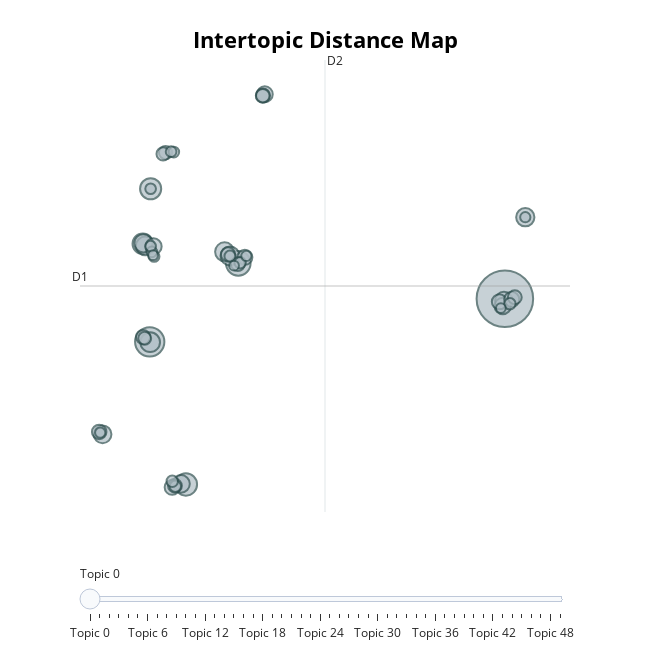

This figure's notebook cell:
### Code cell
topic_model.visualize_topics()

### Figure 1 — Plotly figure (JSON) as saved in the notebook; plotly's stock layout.template omitted (floating-point values rounded to 4 significant figures; data arrays with more than 128 entries replaced by an {"elided": "..."} marker saying what was removed)
{"data": [{"customdata": {"elided": "50x3 mixed values"}, "hovertemplate": "<b>Topic %{customdata[0]}</b><br>Words: %{customdata[1]}<br>Size: %{customdata[2]}", "legendgroup": "", "marker": {"color": "#B0BEC5", "line": {"color": "DarkSlateGrey", "width": 2}, "size": [365, 98, 69, 57, 51, 48, 44, 41, 41, 40, 38, 38, 36, 36, 35, 31, 30, 29, 26, 26, 26, 26, 24, 23, 23, 23, 22, 22, 22, 21, 20, 20, 19, 15, 15, 15, 15, 14, 13, 13, 13, 13, 13, 13, 12, 12, 12, 11, 11, 11], "sizemode": "area", "sizeref": 0.2281, "symbol": "circle"}, "mode": "markers", "name": "", "orientation": "v", "showlegend": false, "type": "scatter", "x": [16.4, -4.576, 0.654, -2.441, -4.522, -4.986, -4.55, -0.1536, 0.1646, -4.84, 17.61, -4.948, 16.35, -7.362, -2.725, 16.28, -4.351, 2.22, 1.042, 16.08, 16.81, -3.249, -7.56, -4.968, 0.05046, 2.111, -3.086, 16.99, 0.6283, 2.099, -3.64, -3.786, -4.872, 0.765, -3.063, 16.7, -3.245, 0.1646, -4.316, -4.522, -3.155, -3.314, -4.45, -4.522, 17.61, -7.501, 1.13, 16.16, -4.382, 0.4033], "xaxis": "x", "y": [1.951, -1.583, 4.854, -13.27, 10.97, 6.456, -1.609, 5.799, 5.459, 6.281, 8.634, 6.499, 1.789, -9.164, -13.22, 1.364, 6.24, 18.71, 5.349, 1.703, 1.903, -13.5, -8.965, -1.191, 5.583, 18.61, -13.38, 2.073, 4.788, 18.59, 13.93, 13.82, -1.287, 4.904, -13.42, 1.539, -13.02, 5.445, 5.419, 10.97, 13.98, 14.01, 5.794, 6.258, 8.634, -9.025, 5.458, 1.186, 5.52, 4.666], "yaxis": "y"}], "layout": {"annotations": [{"showarrow": false, "text": "D1", "x": -8.694, "y": 2.996, "yshift": 10}, {"showarrow": false, "text": "D2", "x": 5.776, "xshift": 10, "y": 21.52}], "height": 650, "hoverlabel": {"bgcolor": "white", "font": {"family": "Rockwell", "size": 16}}, "legend": {"itemsizing": "constant", "tracegroupgap": 0}, "margin": {"t": 60}, "shapes": [{"line": {"color": "#CFD8DC", "width": 2}, "type": "line", "x0": 5.776, "x1": 5.776, "y0": -15.53, "y1": 21.52}, {"line": {"color": "#9E9E9E", "width": 2}, "type": "line", "x0": -8.694, "x1": 20.25, "y0": 2.996, "y1": 2.996}], "sliders": [{"active": 0, "pad": {"t": 50}, "steps": [{"args": [{"marker.color": [["red", "#B0BEC5", "#B0BEC5", "#B0BEC5", "#B0BEC5", "#B0BEC5", "#B0BEC5", "#B0BEC5", "#B0BEC5", "#B0BEC5", "#B0BEC5", "#B0BEC5", "#B0BEC5", "#B0BEC5", "#B0BEC5", "#B0BEC5", "#B0BEC5", "#B0BEC5", "#B0BEC5", "#B0BEC5", "#B0BEC5", "#B0BEC5", "#B0BEC5", "#B0BEC5", "#B0BEC5", "#B0BEC5", "#B0BEC5", "#B0BEC5", "#B0BEC5", "#B0BEC5", "#B0BEC5", "#B0BEC5", "#B0BEC5", "#B0BEC5", "#B0BEC5", "#B0BEC5", "#B0BEC5", "#B0BEC5", "#B0BEC5", "#B0BEC5", "#B0BEC5", "#B0BEC5", "#B0BEC5", "#B0BEC5", "#B0BEC5", "#B0BEC5", "#B0BEC5", "#B0BEC5", "#B0BEC5", "#B0BEC5"]]}], "label": "Topic 0", "method": "update"}, {"args": [{"marker.color": [["#B0BEC5", "red", "#B0BEC5", "#B0BEC5", "#B0BEC5", "#B0BEC5", "#B0BEC5", "#B0BEC5", "#B0BEC5", "#B0BEC5", "#B0BEC5", "#B0BEC5", "#B0BEC5", "#B0BEC5", "#B0BEC5", "#B0BEC5", "#B0BEC5", "#B0BEC5", "#B0BEC5", "#B0BEC5", "#B0BEC5", "#B0BEC5", "#B0BEC5", "#B0BEC5", "#B0BEC5", "#B0BEC5", "#B0BEC5", "#B0BEC5", "#B0BEC5", "#B0BEC5", "#B0BEC5", "#B0BEC5", "#B0BEC5", "#B0BEC5", "#B0BEC5", "#B0BEC5", "#B0BEC5", "#B0BEC5", "#B0BEC5", "#B0BEC5", "#B0BEC5", "#B0BEC5", "#B0BEC5", "#B0BEC5", "#B0BEC5", "#B0BEC5", "#B0BEC5", "#B0BEC5", "#B0BEC5", "#B0BEC5"]]}], "label": "Topic 1", "method": "update"}, {"args": [{"marker.color": [["#B0BEC5", "#B0BEC5", "red", "#B0BEC5", "#B0BEC5", "#B0BEC5", "#B0BEC5", "#B0BEC5", "#B0BEC5", "#B0BEC5", "#B0BEC5", "#B0BEC5", "#B0BEC5", "#B0BEC5", "#B0BEC5", "#B0BEC5", "#B0BEC5", "#B0BEC5", "#B0BEC5", "#B0BEC5", "#B0BEC5", "#B0BEC5", "#B0BEC5", "#B0BEC5", "#B0BEC5", "#B0BEC5", "#B0BEC5", "#B0BEC5", "#B0BEC5", "#B0BEC5", "#B0BEC5", "#B0BEC5", "#B0BEC5", "#B0BEC5", "#B0BEC5", "#B0BEC5", "#B0BEC5", "#B0BEC5", "#B0BEC5", "#B0BEC5", "#B0BEC5", "#B0BEC5", "#B0BEC5", "#B0BEC5", "#B0BEC5", "#B0BEC5", "#B0BEC5", "#B0BEC5", "#B0BEC5", "#B0BEC5"]]}], "label": "Topic 2", "method": "update"}, {"args": [{"marker.color": [["#B0BEC5", "#B0BEC5", "#B0BEC5", "red", "#B0BEC5", "#B0BEC5", "#B0BEC5", "#B0BEC5", "#B0BEC5", "#B0BEC5", "#B0BEC5", "#B0BEC5", "#B0BEC5", "#B0BEC5", "#B0BEC5", "#B0BEC5", "#B0BEC5", "#B0BEC5", "#B0BEC5", "#B0BEC5", "#B0BEC5", "#B0BEC5", "#B0BEC5", "#B0BEC5", "#B0BEC5", "#B0BEC5", "#B0BEC5", "#B0BEC5", "#B0BEC5", "#B0BEC5", "#B0BEC5", "#B0BEC5", "#B0BEC5", "#B0BEC5", "#B0BEC5", "#B0BEC5", "#B0BEC5", "#B0BEC5", "#B0BEC5", "#B0BEC5", "#B0BEC5", "#B0BEC5", "#B0BEC5", "#B0BEC5", "#B0BEC5", "#B0BEC5", "#B0BEC5", "#B0BEC5", "#B0BEC5", "#B0BEC5"]]}], "label": "Topic 3", "method": "update"}, {"args": [{"marker.color": [["#B0BEC5", "#B0BEC5", "#B0BEC5", "#B0BEC5", "red", "#B0BEC5", "#B0BEC5", "#B0BEC5", "#B0BEC5", "#B0BEC5", "#B0BEC5", "#B0BEC5", "#B0BEC5", "#B0BEC5", "#B0BEC5", "#B0BEC5", "#B0BEC5", "#B0BEC5", "#B0BEC5", "#B0BEC5", "#B0BEC5", "#B0BEC5", "#B0BEC5", "#B0BEC5", "#B0BEC5", "#B0BEC5", "#B0BEC5", "#B0BEC5", "#B0BEC5", "#B0BEC5", "#B0BEC5", "#B0BEC5", "#B0BEC5", "#B0BEC5", "#B0BEC5", "#B0BEC5", "#B0BEC5", "#B0BEC5", "#B0BEC5", "#B0BEC5", "#B0BEC5", "#B0BEC5", "#B0BEC5", "#B0BEC5", "#B0BEC5", "#B0BEC5", "#B0BEC5", "#B0BEC5", "#B0BEC5", "#B0BEC5"]]}], "label": "Topic 4", "method": "update"}, {"args": [{"marker.color": [["#B0BEC5", "#B0BEC5", "#B0BEC5", "#B0BEC5", "#B0BEC5", "red", "#B0BEC5", "#B0BEC5", "#B0BEC5", "#B0BEC5", "#B0BEC5", "#B0BEC5", "#B0BEC5", "#B0BEC5", "#B0BEC5", "#B0BEC5", "#B0BEC5", "#B0BEC5", "#B0BEC5", "#B0BEC5", "#B0BEC5", "#B0BEC5", "#B0BEC5", "#B0BEC5", "#B0BEC5", "#B0BEC5", "#B0BEC5", "#B0BEC5", "#B0BEC5", "#B0BEC5", "#B0BEC5", "#B0BEC5", "#B0BEC5", "#B0BEC5", "#B0BEC5", "#B0BEC5", "#B0BEC5", "#B0BEC5", "#B0BEC5", "#B0BEC5", "#B0BEC5", "#B0BEC5", "#B0BEC5", "#B0BEC5", "#B0BEC5", "#B0BEC5", "#B0BEC5", "#B0BEC5", "#B0BEC5", "#B0BEC5"]]}], "label": "Topic 5", "method": "update"}, {"args": [{"marker.color": [["#B0BEC5", "#B0BEC5", "#B0BEC5", "#B0BEC5", "#B0BEC5", "#B0BEC5", "red", "#B0BEC5", "#B0BEC5", "#B0BEC5", "#B0BEC5", "#B0BEC5", "#B0BEC5", "#B0BEC5", "#B0BEC5", "#B0BEC5", "#B0BEC5", "#B0BEC5", "#B0BEC5", "#B0BEC5", "#B0BEC5", "#B0BEC5", "#B0BEC5", "#B0BEC5", "#B0BEC5", "#B0BEC5", "#B0BEC5", "#B0BEC5", "#B0BEC5", "#B0BEC5", "#B0BEC5", "#B0BEC5", "#B0BEC5", "#B0BEC5", "#B0BEC5", "#B0BEC5", "#B0BEC5", "#B0BEC5", "#B0BEC5", "#B0BEC5", "#B0BEC5", "#B0BEC5", "#B0BEC5", "#B0BEC5", "#B0BEC5", "#B0BEC5", "#B0BEC5", "#B0BEC5", "#B0BEC5", "#B0BEC5"]]}], "label": "Topic 6", "method": "update"}, {"args": [{"marker.color": [["#B0BEC5", "#B0BEC5", "#B0BEC5", "#B0BEC5", "#B0BEC5", "#B0BEC5", "#B0BEC5", "red", "#B0BEC5", "#B0BEC5", "#B0BEC5", "#B0BEC5", "#B0BEC5", "#B0BEC5", "#B0BEC5", "#B0BEC5", "#B0BEC5", "#B0BEC5", "#B0BEC5", "#B0BEC5", "#B0BEC5", "#B0BEC5", "#B0BEC5", "#B0BEC5", "#B0BEC5", "#B0BEC5", "#B0BEC5", "#B0BEC5", "#B0BEC5", "#B0BEC5", "#B0BEC5", "#B0BEC5", "#B0BEC5", "#B0BEC5", "#B0BEC5", "#B0BEC5", "#B0BEC5", "#B0BEC5", "#B0BEC5", "#B0BEC5", "#B0BEC5", "#B0BEC5", "#B0BEC5", "#B0BEC5", "#B0BEC5", "#B0BEC5", "#B0BEC5", "#B0BEC5", "#B0BEC5", "#B0BEC5"]]}], "label": "Topic 7", "method": "update"}, {"args": [{"marker.color": [["#B0BEC5", "#B0BEC5", "#B0BEC5", "#B0BEC5", "#B0BEC5", "#B0BEC5", "#B0BEC5", "#B0BEC5", "red", "#B0BEC5", "#B0BEC5", "#B0BEC5", "#B0BEC5", "#B0BEC5", "#B0BEC5", "#B0BEC5", "#B0BEC5", "#B0BEC5", "#B0BEC5", "#B0BEC5", "#B0BEC5", "#B0BEC5", "#B0BEC5", "#B0BEC5", "#B0BEC5", "#B0BEC5", "#B0BEC5", "#B0BEC5", "#B0BEC5", "#B0BEC5", "#B0BEC5", "#B0BEC5", "#B0BEC5", "#B0BEC5", "#B0BEC5", "#B0BEC5", "#B0BEC5", "#B0BEC5", "#B0BEC5", "#B0BEC5", "#B0BEC5", "#B0BEC5", "#B0BEC5", "#B0BEC5", "#B0BEC5", "#B0BEC5", "#B0BEC5", "#B0BEC5", "#B0BEC5", "#B0BEC5"]]}], "label": "Topic 8", "method": "update"}, {"args": [{"marker.color": [["#B0BEC5", "#B0BEC5", "#B0BEC5", "#B0BEC5", "#B0BEC5", "#B0BEC5", "#B0BEC5", "#B0BEC5", "#B0BEC5", "red", "#B0BEC5", "#B0BEC5", "#B0BEC5", "#B0BEC5", "#B0BEC5", "#B0BEC5", "#B0BEC5", "#B0BEC5", "#B0BEC5", "#B0BEC5", "#B0BEC5", "#B0BEC5", "#B0BEC5", "#B0BEC5", "#B0BEC5", "#B0BEC5", "#B0BEC5", "#B0BEC5", "#B0BEC5", "#B0BEC5", "#B0BEC5", "#B0BEC5", "#B0BEC5", "#B0BEC5", "#B0BEC5", "#B0BEC5", "#B0BEC5", "#B0BEC5", "#B0BEC5", "#B0BEC5", "#B0BEC5", "#B0BEC5", "#B0BEC5", "#B0BEC5", "#B0BEC5", "#B0BEC5", "#B0BEC5", "#B0BEC5", "#B0BEC5", "#B0BEC5"]]}], "label": "Topic 9", "method": "update"}, {"args": [{"marker.color": [["#B0BEC5", "#B0BEC5", "#B0BEC5", "#B0BEC5", "#B0BEC5", "#B0BEC5", "#B0BEC5", "#B0BEC5", "#B0BEC5", "#B0BEC5", "red", "#B0BEC5", "#B0BEC5", "#B0BEC5", "#B0BEC5", "#B0BEC5", "#B0BEC5", "#B0BEC5", "#B0BEC5", "#B0BEC5", "#B0BEC5", "#B0BEC5", "#B0BEC5", "#B0BEC5", "#B0BEC5", "#B0BEC5", "#B0BEC5", "#B0BEC5", "#B0BEC5", "#B0BEC5", "#B0BEC5", "#B0BEC5", "#B0BEC5", "#B0BEC5", "#B0BEC5", "#B0BEC5", "#B0BEC5", "#B0BEC5", "#B0BEC5", "#B0BEC5", "#B0BEC5", "#B0BEC5", "#B0BEC5", "#B0BEC5", "#B0BEC5", "#B0BEC5", "#B0BEC5", "#B0BEC5", "#B0BEC5", "#B0BEC5"]]}], "label": "Topic 10", "method": "update"}, {"args": [{"marker.color": [["#B0BEC5", "#B0BEC5", "#B0BEC5", "#B0BEC5", "#B0BEC5", "#B0BEC5", "#B0BEC5", "#B0BEC5", "#B0BEC5", "#B0BEC5", "#B0BEC5", "red", "#B0BEC5", "#B0BEC5", "#B0BEC5", "#B0BEC5", "#B0BEC5", "#B0BEC5", "#B0BEC5", "#B0BEC5", "#B0BEC5", "#B0BEC5", "#B0BEC5", "#B0BEC5", "#B0BEC5", "#B0BEC5", "#B0BEC5", "#B0BEC5", "#B0BEC5", "#B0BEC5", "#B0BEC5", "#B0BEC5", "#B0BEC5", "#B0BEC5", "#B0BEC5", "#B0BEC5", "#B0BEC5", "#B0BEC5", "#B0BEC5", "#B0BEC5", "#B0BEC5", "#B0BEC5", "#B0BEC5", "#B0BEC5", "#B0BEC5", "#B0BEC5", "#B0BEC5", "#B0BEC5", "#B0BEC5", "#B0BEC5"]]}], "label": "Topic 11", "method": "update"}, {"args": [{"marker.color": [["#B0BEC5", "#B0BEC5", "#B0BEC5", "#B0BEC5", "#B0BEC5", "#B0BEC5", "#B0BEC5", "#B0BEC5", "#B0BEC5", "#B0BEC5", "#B0BEC5", "#B0BEC5", "red", "#B0BEC5", "#B0BEC5", "#B0BEC5", "#B0BEC5", "#B0BEC5", "#B0BEC5", "#B0BEC5", "#B0BEC5", "#B0BEC5", "#B0BEC5", "#B0BEC5", "#B0BEC5", "#B0BEC5", "#B0BEC5", "#B0BEC5", "#B0BEC5", "#B0BEC5", "#B0BEC5", "#B0BEC5", "#B0BEC5", "#B0BEC5", "#B0BEC5", "#B0BEC5", "#B0BEC5", "#B0BEC5", "#B0BEC5", "#B0BEC5", "#B0BEC5", "#B0BEC5", "#B0BEC5", "#B0BEC5", "#B0BEC5", "#B0BEC5", "#B0BEC5", "#B0BEC5", "#B0BEC5", "#B0BEC5"]]}], "label": "Topic 12", "method": "update"}, {"args": [{"marker.color": [["#B0BEC5", "#B0BEC5", "#B0BEC5", "#B0BEC5", "#B0BEC5", "#B0BEC5", "#B0BEC5", "#B0BEC5", "#B0BEC5", "#B0BEC5", "#B0BEC5", "#B0BEC5", "#B0BEC5", "red", "#B0BEC5", "#B0BEC5", "#B0BEC5", "#B0BEC5", "#B0BEC5", "#B0BEC5", "#B0BEC5", "#B0BEC5", "#B0BEC5", "#B0BEC5", "#B0BEC5", "#B0BEC5", "#B0BEC5", "#B0BEC5", "#B0BEC5", "#B0BEC5", "#B0BEC5", "#B0BEC5", "#B0BEC5", "#B0BEC5", "#B0BEC5", "#B0BEC5", "#B0BEC5", "#B0BEC5", "#B0BEC5", "#B0BEC5", "#B0BEC5", "#B0BEC5", "#B0BEC5", "#B0BEC5", "#B0BEC5", "#B0BEC5", "#B0BEC5", "#B0BEC5", "#B0BEC5", "#B0BEC5"]]}], "label": "Topic 13", "method": "update"}, {"args": [{"marker.color": [["#B0BEC5", "#B0BEC5", "#B0BEC5", "#B0BEC5", "#B0BEC5", "#B0BEC5", "#B0BEC5", "#B0BEC5", "#B0BEC5", "#B0BEC5", "#B0BEC5", "#B0BEC5", "#B0BEC5", "#B0BEC5", "red", "#B0BEC5", "#B0BEC5", "#B0BEC5", "#B0BEC5", "#B0BEC5", "#B0BEC5", "#B0BEC5", "#B0BEC5", "#B0BEC5", "#B0BEC5", "#B0BEC5", "#B0BEC5", "#B0BEC5", "#B0BEC5", "#B0BEC5", "#B0BEC5", "#B0BEC5", "#B0BEC5", "#B0BEC5", "#B0BEC5", "#B0BEC5", "#B0BEC5", "#B0BEC5", "#B0BEC5", "#B0BEC5", "#B0BEC5", "#B0BEC5", "#B0BEC5", "#B0BEC5", "#B0BEC5", "#B0BEC5", "#B0BEC5", "#B0BEC5", "#B0BEC5", "#B0BEC5"]]}], "label": "Topic 14", "method": "update"}, {"args": [{"marker.color": [["#B0BEC5", "#B0BEC5", "#B0BEC5", "#B0BEC5", "#B0BEC5", "#B0BEC5", "#B0BEC5", "#B0BEC5", "#B0BEC5", "#B0BEC5", "#B0BEC5", "#B0BEC5", "#B0BEC5", "#B0BEC5", "#B0BEC5", "red", "#B0BEC5", "#B0BEC5", "#B0BEC5", "#B0BEC5", "#B0BEC5", "#B0BEC5", "#B0BEC5", "#B0BEC5", "#B0BEC5", "#B0BEC5", "#B0BEC5", "#B0BEC5", "#B0BEC5", "#B0BEC5", "#B0BEC5", "#B0BEC5", "#B0BEC5", "#B0BEC5", "#B0BEC5", "#B0BEC5", "#B0BEC5", "#B0BEC5", "#B0BEC5", "#B0BEC5", "#B0BEC5", "#B0BEC5", "#B0BEC5", "#B0BEC5", "#B0BEC5", "#B0BEC5", "#B0BEC5", "#B0BEC5", "#B0BEC5", "#B0BEC5"]]}], "label": "Topic 15", "method": "update"}, {"args": [{"marker.color": [["#B0BEC5", "#B0BEC5", "#B0BEC5", "#B0BEC5", "#B0BEC5", "#B0BEC5", "#B0BEC5", "#B0BEC5", "#B0BEC5", "#B0BEC5", "#B0BEC5", "#B0BEC5", "#B0BEC5", "#B0BEC5", "#B0BEC5", "#B0BEC5", "red", "#B0BEC5", "#B0BEC5", "#B0BEC5", "#B0BEC5", "#B0BEC5", "#B0BEC5", "#B0BEC5", "#B0BEC5", "#B0BEC5", "#B0BEC5", "#B0BEC5", "#B0BEC5", "#B0BEC5", "#B0BEC5", "#B0BEC5", "#B0BEC5", "#B0BEC5", "#B0BEC5", "#B0BEC5", "#B0BEC5", "#B0BEC5", "#B0BEC5", "#B0BEC5", "#B0BEC5", "#B0BEC5", "#B0BEC5", "#B0BEC5", "#B0BEC5", "#B0BEC5", "#B0BEC5", "#B0BEC5", "#B0BEC5", "#B0BEC5"]]}], "label": "Topic 16", "method": "update"}, {"args": [{"marker.color": [["#B0BEC5", "#B0BEC5", "#B0BEC5", "#B0BEC5", "#B0BEC5", "#B0BEC5", "#B0BEC5", "#B0BEC5", "#B0BEC5", "#B0BEC5", "#B0BEC5", "#B0BEC5", "#B0BEC5", "#B0BEC5", "#B0BEC5", "#B0BEC5", "#B0BEC5", "red", "#B0BEC5", "#B0BEC5", "#B0BEC5", "#B0BEC5", "#B0BEC5", "#B0BEC5", "#B0BEC5", "#B0BEC5", "#B0BEC5", "#B0BEC5", "#B0BEC5", "#B0BEC5", "#B0BEC5", "#B0BEC5", "#B0BEC5", "#B0BEC5", "#B0BEC5", "#B0BEC5", "#B0BEC5", "#B0BEC5", "#B0BEC5", "#B0BEC5", "#B0BEC5", "#B0BEC5", "#B0BEC5", "#B0BEC5", "#B0BEC5", "#B0BEC5", "#B0BEC5", "#B0BEC5", "#B0BEC5", "#B0BEC5"]]}], "label": "Topic 17", "method": "update"}, {"args": [{"marker.color": [["#B0BEC5", "#B0BEC5", "#B0BEC5", "#B0BEC5", "#B0BEC5", "#B0BEC5", "#B0BEC5", "#B0BEC5", "#B0BEC5", "#B0BEC5", "#B0BEC5", "#B0BEC5", "#B0BEC5", "#B0BEC5", "#B0BEC5", "#B0BEC5", "#B0BEC5", "#B0BEC5", "red", "#B0BEC5", "#B0BEC5", "#B0BEC5", "#B0BEC5", "#B0BEC5", "#B0BEC5", "#B0BEC5", "#B0BEC5", "#B0BEC5", "#B0BEC5", "#B0BEC5", "#B0BEC5", "#B0BEC5", "#B0BEC5", "#B0BEC5", "#B0BEC5", "#B0BEC5", "#B0BEC5", "#B0BEC5", "#B0BEC5", "#B0BEC5", "#B0BEC5", "#B0BEC5", "#B0BEC5", "#B0BEC5", "#B0BEC5", "#B0BEC5", "#B0BEC5", "#B0BEC5", "#B0BEC5", "#B0BEC5"]]}], "label": "Topic 18", "method": "update"}, {"args": [{"marker.color": [["#B0BEC5", "#B0BEC5", "#B0BEC5", "#B0BEC5", "#B0BEC5", "#B0BEC5", "#B0BEC5", "#B0BEC5", "#B0BEC5", "#B0BEC5", "#B0BEC5", "#B0BEC5", "#B0BEC5", "#B0BEC5", "#B0BEC5", "#B0BEC5", "#B0BEC5", "#B0BEC5", "#B0BEC5", "red", "#B0BEC5", "#B0BEC5", "#B0BEC5", "#B0BEC5", "#B0BEC5", "#B0BEC5", "#B0BEC5", "#B0BEC5", "#B0BEC5", "#B0BEC5", "#B0BEC5", "#B0BEC5", "#B0BEC5", "#B0BEC5", "#B0BEC5", "#B0BEC5", "#B0BEC5", "#B0BEC5", "#B0BEC5", "#B0BEC5", "#B0BEC5", "#B0BEC5", "#B0BEC5", "#B0BEC5", "#B0BEC5", "#B0BEC5", "#B0BEC5", "#B0BEC5", "#B0BEC5", "#B0BEC5"]]}], "label": "Topic 19", "method": "update"}, {"args": [{"marker.color": [["#B0BEC5", "#B0BEC5", "#B0BEC5", "#B0BEC5", "#B0BEC5", "#B0BEC5", "#B0BEC5", "#B0BEC5", "#B0BEC5", "#B0BEC5", "#B0BEC5", "#B0BEC5", "#B0BEC5", "#B0BEC5", "#B0BEC5", "#B0BEC5", "#B0BEC5", "#B0BEC5", "#B0BEC5", "#B0BEC5", "red", "#B0BEC5", "#B0BEC5", "#B0BEC5", "#B0BEC5", "#B0BEC5", "#B0BEC5", "#B0BEC5", "#B0BEC5", "#B0BEC5", "#B0BEC5", "#B0BEC5", "#B0BEC5", "#B0BEC5", "#B0BEC5", "#B0BEC5", "#B0BEC5", "#B0BEC5", "#B0BEC5", "#B0BEC5", "#B0BEC5", "#B0BEC5", "#B0BEC5", "#B0BEC5", "#B0BEC5", "#B0BEC5", "#B0BEC5", "#B0BEC5", "#B0BEC5", "#B0BEC5"]]}], "label": "Topic 20", "method": "update"}, {"args": [{"marker.color": [["#B0BEC5", "#B0BEC5", "#B0BEC5", "#B0BEC5", "#B0BEC5", "#B0BEC5", "#B0BEC5", "#B0BEC5", "#B0BEC5", "#B0BEC5", "#B0BEC5", "#B0BEC5", "#B0BEC5", "#B0BEC5", "#B0BEC5", "#B0BEC5", "#B0BEC5", "#B0BEC5", "#B0BEC5", "#B0BEC5", "#B0BEC5", "red", "#B0BEC5", "#B0BEC5", "#B0BEC5", "#B0BEC5", "#B0BEC5", "#B0BEC5", "#B0BEC5", "#B0BEC5", "#B0BEC5", "#B0BEC5", "#B0BEC5", "#B0BEC5", "#B0BEC5", "#B0BEC5", "#B0BEC5", "#B0BEC5", "#B0BEC5", "#B0BEC5", "#B0BEC5", "#B0BEC5", "#B0BEC5", "#B0BEC5", "#B0BEC5", "#B0BEC5", "#B0BEC5", "#B0BEC5", "#B0BEC5", "#B0BEC5"]]}], "label": "Topic 21", "method": "update"}, {"args": [{"marker.color": [["#B0BEC5", "#B0BEC5", "#B0BEC5", "#B0BEC5", "#B0BEC5", "#B0BEC5", "#B0BEC5", "#B0BEC5", "#B0BEC5", "#B0BEC5", "#B0BEC5", "#B0BEC5", "#B0BEC5", "#B0BEC5", "#B0BEC5", "#B0BEC5", "#B0BEC5", "#B0BEC5", "#B0BEC5", "#B0BEC5", "#B0BEC5", "#B0BEC5", "red", "#B0BEC5", "#B0BEC5", "#B0BEC5", "#B0BEC5", "#B0BEC5", "#B0BEC5", "#B0BEC5", "#B0BEC5", "#B0BEC5", "#B0BEC5", "#B0BEC5", "#B0BEC5", "#B0BEC5", "#B0BEC5", "#B0BEC5", "#B0BEC5", "#B0BEC5", "#B0BEC5", "#B0BEC5", "#B0BEC5", "#B0BEC5", "#B0BEC5", "#B0BEC5", "#B0BEC5", "#B0BEC5", "#B0BEC5", "#B0BEC5"]]}], "label": "Topic 22", "method": "update"}, {"args": [{"marker.color": [["#B0BEC5", "#B0BEC5", "#B0BEC5", "#B0BEC5", "#B0BEC5", "#B0BEC5", "#B0BEC5", "#B0BEC5", "#B0BEC5", "#B0BEC5", "#B0BEC5", "#B0BEC5", "#B0BEC5", "#B0BEC5", "#B0BEC5", "#B0BEC5", "#B0BEC5", "#B0BEC5", "#B0BEC5", "#B0BEC5", "#B0BEC5", "#B0BEC5", "#B0BEC5", "red", "#B0BEC5", "#B0BEC5", "#B0BEC5", "#B0BEC5", "#B0BEC5", "#B0BEC5", "#B0BEC5", "#B0BEC5", "#B0BEC5", "#B0BEC5", "#B0BEC5", "#B0BEC5", "#B0BEC5", "#B0BEC5", "#B0BEC5", "#B0BEC5", "#B0BEC5", "#B0BEC5", "#B0BEC5", "#B0BEC5", "#B0BEC5", "#B0BEC5", "#B0BEC5", "#B0BEC5", "#B0BEC5", "#B0BEC5"]]}], "label": "Topic 23", "method": "update"}, {"args": [{"marker.color": [["#B0BEC5", "#B0BEC5", "#B0BEC5", "#B0BEC5", "#B0BEC5", "#B0BEC5", "#B0BEC5", "#B0BEC5", "#B0BEC5", "#B0BEC5", "#B0BEC5", "#B0BEC5", "#B0BEC5", "#B0BEC5", "#B0BEC5", "#B0BEC5", "#B0BEC5", "#B0BEC5", "#B0BEC5", "#B0BEC5", "#B0BEC5", "#B0BEC5", "#B0BEC5", "#B0BEC5", "red", "#B0BEC5", "#B0BEC5", "#B0BEC5", "#B0BEC5", "#B0BEC5", "#B0BEC5", "#B0BEC5", "#B0BEC5", "#B0BEC5", "#B0BEC5", "#B0BEC5", "#B0BEC5", "#B0BEC5", "#B0BEC5", "#B0BEC5", "#B0BEC5", "#B0BEC5", "#B0BEC5", "#B0BEC5", "#B0BEC5", "#B0BEC5", "#B0BEC5", "#B0BEC5", "#B0BEC5", "#B0BEC5"]]}], "label": "Topic 24", "method": "update"}, {"args": [{"marker.color": [["#B0BEC5", "#B0BEC5", "#B0BEC5", "#B0BEC5", "#B0BEC5", "#B0BEC5", "#B0BEC5", "#B0BEC5", "#B0BEC5", "#B0BEC5", "#B0BEC5", "#B0BEC5", "#B0BEC5", "#B0BEC5", "#B0BEC5", "#B0BEC5", "#B0BEC5", "#B0BEC5", "#B0BEC5", "#B0BEC5", "#B0BEC5", "#B0BEC5", "#B0BEC5", "#B0BEC5", "#B0BEC5", "red", "#B0BEC5", "#B0BEC5", "#B0BEC5", "#B0BEC5", "#B0BEC5", "#B0BEC5", "#B0BEC5", "#B0BEC5", "#B0BEC5", "#B0BEC5", "#B0BEC5", "#B0BEC5", "#B0BEC5", "#B0BEC5", "#B0BEC5", "#B0BEC5", "#B0BEC5", "#B0BEC5", "#B0BEC5", "#B0BEC5", "#B0BEC5", "#B0BEC5", "#B0BEC5", "#B0BEC5"]]}], "label": "Topic 25", "method": "update"}, {"args": [{"marker.color": [["#B0BEC5", "#B0BEC5", "#B0BEC5", "#B0BEC5", "#B0BEC5", "#B0BEC5", "#B0BEC5", "#B0BEC5", "#B0BEC5", "#B0BEC5", "#B0BEC5", "#B0BEC5", "#B0BEC5", "#B0BEC5", "#B0BEC5", "#B0BEC5", "#B0BEC5", "#B0BEC5", "#B0BEC5", "#B0BEC5", "#B0BEC5", "#B0BEC5", "#B0BEC5", "#B0BEC5", "#B0BEC5", "#B0BEC5", "red", "#B0BEC5", "#B0BEC5", "#B0BEC5", "#B0BEC5", "#B0BEC5", "#B0BEC5", "#B0BEC5", "#B0BEC5", "#B0BEC5", "#B0BEC5", "#B0BEC5", "#B0BEC5", "#B0BEC5", "#B0BEC5", "#B0BEC5", "#B0BEC5", "#B0BEC5", "#B0BEC5", "#B0BEC5", "#B0BEC5", "#B0BEC5", "#B0BEC5", "#B0BEC5"]]}], "label": "Topic 26", "method": "update"}, {"args": [{"marker.color": [["#B0BEC5", "#B0BEC5", "#B0BEC5", "#B0BEC5", "#B0BEC5", "#B0BEC5", "#B0BEC5", "#B0BEC5", "#B0BEC5", "#B0BEC5", "#B0BEC5", "#B0BEC5", "#B0BEC5", "#B0BEC5", "#B0BEC5", "#B0BEC5", "#B0BEC5", "#B0BEC5", "#B0BEC5", "#B0BEC5", "#B0BEC5", "#B0BEC5", "#B0BEC5", "#B0BEC5", "#B0BEC5", "#B0BEC5", "#B0BEC5", "red", "#B0BEC5", "#B0BEC5", "#B0BEC5", "#B0BEC5", "#B0BEC5", "#B0BEC5", "#B0BEC5", "#B0BEC5", "#B0BEC5", "#B0BEC5", "#B0BEC5", "#B0BEC5", "#B0BEC5", "#B0BEC5", "#B0BEC5", "#B0BEC5", "#B0BEC5", "#B0BEC5", "#B0BEC5", "#B0BEC5", "#B0BEC5", "#B0BEC5"]]}], "label": "Topic 27", "method": "update"}, {"args": [{"marker.color": [["#B0BEC5", "#B0BEC5", "#B0BEC5", "#B0BEC5", "#B0BEC5", "#B0BEC5", "#B0BEC5", "#B0BEC5", "#B0BEC5", "#B0BEC5", "#B0BEC5", "#B0BEC5", "#B0BEC5", "#B0BEC5", "#B0BEC5", "#B0BEC5", "#B0BEC5", "#B0BEC5", "#B0BEC5", "#B0BEC5", "#B0BEC5", "#B0BEC5", "#B0BEC5", "#B0BEC5", "#B0BEC5", "#B0BEC5", "#B0BEC5", "#B0BEC5", "red", "#B0BEC5", "#B0BEC5", "#B0BEC5", "#B0BEC5", "#B0BEC5", "#B0BEC5", "#B0BEC5", "#B0BEC5", "#B0BEC5", "#B0BEC5", "#B0BEC5", "#B0BEC5", "#B0BEC5", "#B0BEC5", "#B0BEC5", "#B0BEC5", "#B0BEC5", "#B0BEC5", "#B0BEC5", "#B0BEC5", "#B0BEC5"]]}], "label": "Topic 28", "method": "update"}, {"args": [{"marker.color": [["#B0BEC5", "#B0BEC5", "#B0BEC5", "#B0BEC5", "#B0BEC5", "#B0BEC5", "#B0BEC5", "#B0BEC5", "#B0BEC5", "#B0BEC5", "#B0BEC5", "#B0BEC5", "#B0BEC5", "#B0BEC5", "#B0BEC5", "#B0BEC5", "#B0BEC5", "#B0BEC5", "#B0BEC5", "#B0BEC5", "#B0BEC5", "#B0BEC5", "#B0BEC5", "#B0BEC5", "#B0BEC5", "#B0BEC5", "#B0BEC5", "#B0BEC5", "#B0BEC5", "red", "#B0BEC5", "#B0BEC5", "#B0BEC5", "#B0BEC5", "#B0BEC5", "#B0BEC5", "#B0BEC5", "#B0BEC5", "#B0BEC5", "#B0BEC5", "#B0BEC5", "#B0BEC5", "#B0BEC5", "#B0BEC5", "#B0BEC5", "#B0BEC5", "#B0BEC5", "#B0BEC5", "#B0BEC5", "#B0BEC5"]]}], "label": "Topic 29", "method": "update"}, {"args": [{"marker.color": [["#B0BEC5", "#B0BEC5", "#B0BEC5", "#B0BEC5", "#B0BEC5", "#B0BEC5", "#B0BEC5", "#B0BEC5", "#B0BEC5", "#B0BEC5", "#B0BEC5", "#B0BEC5", "#B0BEC5", "#B0BEC5", "#B0BEC5", "#B0BEC5", "#B0BEC5", "#B0BEC5", "#B0BEC5", "#B0BEC5", "#B0BEC5", "#B0BEC5", "#B0BEC5", "#B0BEC5", "#B0BEC5", "#B0BEC5", "#B0BEC5", "#B0BEC5", "#B0BEC5", "#B0BEC5", "red", "#B0BEC5", "#B0BEC5", "#B0BEC5", "#B0BEC5", "#B0BEC5", "#B0BEC5", "#B0BEC5", "#B0BEC5", "#B0BEC5", "#B0BEC5", "#B0BEC5", "#B0BEC5", "#B0BEC5", "#B0BEC5", "#B0BEC5", "#B0BEC5", "#B0BEC5", "#B0BEC5", "#B0BEC5"]]}], "label": "Topic 30", "method": "update"}, {"args": [{"marker.color": [["#B0BEC5", "#B0BEC5", "#B0BEC5", "#B0BEC5", "#B0BEC5", "#B0BEC5", "#B0BEC5", "#B0BEC5", "#B0BEC5", "#B0BEC5", "#B0BEC5", "#B0BEC5", "#B0BEC5", "#B0BEC5", "#B0BEC5", "#B0BEC5", "#B0BEC5", "#B0BEC5", "#B0BEC5", "#B0BEC5", "#B0BEC5", "#B0BEC5", "#B0BEC5", "#B0BEC5", "#B0BEC5", "#B0BEC5", "#B0BEC5", "#B0BEC5", "#B0BEC5", "#B0BEC5", "#B0BEC5", "red", "#B0BEC5", "#B0BEC5", "#B0BEC5", "#B0BEC5", "#B0BEC5", "#B0BEC5", "#B0BEC5", "#B0BEC5", "#B0BEC5", "#B0BEC5", "#B0BEC5", "#B0BEC5", "#B0BEC5", "#B0BEC5", "#B0BEC5", "#B0BEC5", "#B0BEC5", "#B0BEC5"]]}], "label": "Topic 31", "method": "update"}, {"args": [{"marker.color": [["#B0BEC5", "#B0BEC5", "#B0BEC5", "#B0BEC5", "#B0BEC5", "#B0BEC5", "#B0BEC5", "#B0BEC5", "#B0BEC5", "#B0BEC5", "#B0BEC5", "#B0BEC5", "#B0BEC5", "#B0BEC5", "#B0BEC5", "#B0BEC5", "#B0BEC5", "#B0BEC5", "#B0BEC5", "#B0BEC5", "#B0BEC5", "#B0BEC5", "#B0BEC5", "#B0BEC5", "#B0BEC5", "#B0BEC5", "#B0BEC5", "#B0BEC5", "#B0BEC5", "#B0BEC5", "#B0BEC5", "#B0BEC5", "red", "#B0BEC5", "#B0BEC5", "#B0BEC5", "#B0BEC5", "#B0BEC5", "#B0BEC5", "#B0BEC5", "#B0BEC5", "#B0BEC5", "#B0BEC5", "#B0BEC5", "#B0BEC5", "#B0BEC5", "#B0BEC5", "#B0BEC5", "#B0BEC5", "#B0BEC5"]]}], "label": "Topic 32", "method": "update"}, {"args": [{"marker.color": [["#B0BEC5", "#B0BEC5", "#B0BEC5", "#B0BEC5", "#B0BEC5", "#B0BEC5", "#B0BEC5", "#B0BEC5", "#B0BEC5", "#B0BEC5", "#B0BEC5", "#B0BEC5", "#B0BEC5", "#B0BEC5", "#B0BEC5", "#B0BEC5", "#B0BEC5", "#B0BEC5", "#B0BEC5", "#B0BEC5", "#B0BEC5", "#B0BEC5", "#B0BEC5", "#B0BEC5", "#B0BEC5", "#B0BEC5", "#B0BEC5", "#B0BEC5", "#B0BEC5", "#B0BEC5", "#B0BEC5", "#B0BEC5", "#B0BEC5", "red", "#B0BEC5", "#B0BEC5", "#B0BEC5", "#B0BEC5", "#B0BEC5", "#B0BEC5", "#B0BEC5", "#B0BEC5", "#B0BEC5", "#B0BEC5", "#B0BEC5", "#B0BEC5", "#B0BEC5", "#B0BEC5", "#B0BEC5", "#B0BEC5"]]}], "label": "Topic 33", "method": "update"}, {"args": [{"marker.color": [["#B0BEC5", "#B0BEC5", "#B0BEC5", "#B0BEC5", "#B0BEC5", "#B0BEC5", "#B0BEC5", "#B0BEC5", "#B0BEC5", "#B0BEC5", "#B0BEC5", "#B0BEC5", "#B0BEC5", "#B0BEC5", "#B0BEC5", "#B0BEC5", "#B0BEC5", "#B0BEC5", "#B0BEC5", "#B0BEC5", "#B0BEC5", "#B0BEC5", "#B0BEC5", "#B0BEC5", "#B0BEC5", "#B0BEC5", "#B0BEC5", "#B0BEC5", "#B0BEC5", "#B0BEC5", "#B0BEC5", "#B0BEC5", "#B0BEC5", "#B0BEC5", "red", "#B0BEC5", "#B0BEC5", "#B0BEC5", "#B0BEC5", "#B0BEC5", "#B0BEC5", "#B0BEC5", "#B0BEC5", "#B0BEC5", "#B0BEC5", "#B0BEC5", "#B0BEC5", "#B0BEC5", "#B0BEC5", "#B0BEC5"]]}], "label": "Topic 34", "method": "update"}, {"args": [{"marker.color": [["#B0BEC5", "#B0BEC5", "#B0BEC5", "#B0BEC5", "#B0BEC5", "#B0BEC5", "#B0BEC5", "#B0BEC5", "#B0BEC5", "#B0BEC5", "#B0BEC5", "#B0BEC5", "#B0BEC5", "#B0BEC5", "#B0BEC5", "#B0BEC5", "#B0BEC5", "#B0BEC5", "#B0BEC5", "#B0BEC5", "#B0BEC5", "#B0BEC5", "#B0BEC5", "#B0BEC5", "#B0BEC5", "#B0BEC5", "#B0BEC5", "#B0BEC5", "#B0BEC5", "#B0BEC5", "#B0BEC5", "#B0BEC5", "#B0BEC5", "#B0BEC5", "#B0BEC5", "red", "#B0BEC5", "#B0BEC5", "#B0BEC5", "#B0BEC5", "#B0BEC5", "#B0BEC5", "#B0BEC5", "#B0BEC5", "#B0BEC5", "#B0BEC5", "#B0BEC5", "#B0BEC5", "#B0BEC5", "#B0BEC5"]]}], "label": "Topic 35", "method": "update"}, {"args": [{"marker.color": [["#B0BEC5", "#B0BEC5", "#B0BEC5", "#B0BEC5", "#B0BEC5", "#B0BEC5", "#B0BEC5", "#B0BEC5", "#B0BEC5", "#B0BEC5", "#B0BEC5", "#B0BEC5", "#B0BEC5", "#B0BEC5", "#B0BEC5", "#B0BEC5", "#B0BEC5", "#B0BEC5", "#B0BEC5", "#B0BEC5", "#B0BEC5", "#B0BEC5", "#B0BEC5", "#B0BEC5", "#B0BEC5", "#B0BEC5", "#B0BEC5", "#B0BEC5", "#B0BEC5", "#B0BEC5", "#B0BEC5", "#B0BEC5", "#B0BEC5", "#B0BEC5", "#B0BEC5", "#B0BEC5", "red", "#B0BEC5", "#B0BEC5", "#B0BEC5", "#B0BEC5", "#B0BEC5", "#B0BEC5", "#B0BEC5", "#B0BEC5", "#B0BEC5", "#B0BEC5", "#B0BEC5", "#B0BEC5", "#B0BEC5"]]}], "label": "Topic 36", "method": "update"}, {"args": [{"marker.color": [["#B0BEC5", "#B0BEC5", "#B0BEC5", "#B0BEC5", "#B0BEC5", "#B0BEC5", "#B0BEC5", "#B0BEC5", "#B0BEC5", "#B0BEC5", "#B0BEC5", "#B0BEC5", "#B0BEC5", "#B0BEC5", "#B0BEC5", "#B0BEC5", "#B0BEC5", "#B0BEC5", "#B0BEC5", "#B0BEC5", "#B0BEC5", "#B0BEC5", "#B0BEC5", "#B0BEC5", "#B0BEC5", "#B0BEC5", "#B0BEC5", "#B0BEC5", "#B0BEC5", "#B0BEC5", "#B0BEC5", "#B0BEC5", "#B0BEC5", "#B0BEC5", "#B0BEC5", "#B0BEC5", "#B0BEC5", "red", "#B0BEC5", "#B0BEC5", "#B0BEC5", "#B0BEC5", "#B0BEC5", "#B0BEC5", "#B0BEC5", "#B0BEC5", "#B0BEC5", "#B0BEC5", "#B0BEC5", "#B0BEC5"]]}], "label": "Topic 37", "method": "update"}, {"args": [{"marker.color": [["#B0BEC5", "#B0BEC5", "#B0BEC5", "#B0BEC5", "#B0BEC5", "#B0BEC5", "#B0BEC5", "#B0BEC5", "#B0BEC5", "#B0BEC5", "#B0BEC5", "#B0BEC5", "#B0BEC5", "#B0BEC5", "#B0BEC5", "#B0BEC5", "#B0BEC5", "#B0BEC5", "#B0BEC5", "#B0BEC5", "#B0BEC5", "#B0BEC5", "#B0BEC5", "#B0BEC5", "#B0BEC5", "#B0BEC5", "#B0BEC5", "#B0BEC5", "#B0BEC5", "#B0BEC5", "#B0BEC5", "#B0BEC5", "#B0BEC5", "#B0BEC5", "#B0BEC5", "#B0BEC5", "#B0BEC5", "#B0BEC5", "red", "#B0BEC5", "#B0BEC5", "#B0BEC5", "#B0BEC5", "#B0BEC5", "#B0BEC5", "#B0BEC5", "#B0BEC5", "#B0BEC5", "#B0BEC5", "#B0BEC5"]]}], "label": "Topic 38", "method": "update"}, {"args": [{"marker.color": [["#B0BEC5", "#B0BEC5", "#B0BEC5", "#B0BEC5", "#B0BEC5", "#B0BEC5", "#B0BEC5", "#B0BEC5", "#B0BEC5", "#B0BEC5", "#B0BEC5", "#B0BEC5", "#B0BEC5", "#B0BEC5", "#B0BEC5", "#B0BEC5", "#B0BEC5", "#B0BEC5", "#B0BEC5", "#B0BEC5", "#B0BEC5", "#B0BEC5", "#B0BEC5", "#B0BEC5", "#B0BEC5", "#B0BEC5", "#B0BEC5", "#B0BEC5", "#B0BEC5", "#B0BEC5", "#B0BEC5", "#B0BEC5", "#B0BEC5", "#B0BEC5", "#B0BEC5", "#B0BEC5", "#B0BEC5", "#B0BEC5", "#B0BEC5", "red", "#B0BEC5", "#B0BEC5", "#B0BEC5", "#B0BEC5", "#B0BEC5", "#B0BEC5", "#B0BEC5", "#B0BEC5", "#B0BEC5", "#B0BEC5"]]}], "label": "Topic 39", "method": "update"}, {"args": [{"marker.color": [["#B0BEC5", "#B0BEC5", "#B0BEC5", "#B0BEC5", "#B0BEC5", "#B0BEC5", "#B0BEC5", "#B0BEC5", "#B0BEC5", "#B0BEC5", "#B0BEC5", "#B0BEC5", "#B0BEC5", "#B0BEC5", "#B0BEC5", "#B0BEC5", "#B0BEC5", "#B0BEC5", "#B0BEC5", "#B0BEC5", "#B0BEC5", "#B0BEC5", "#B0BEC5", "#B0BEC5", "#B0BEC5", "#B0BEC5", "#B0BEC5", "#B0BEC5", "#B0BEC5", "#B0BEC5", "#B0BEC5", "#B0BEC5", "#B0BEC5", "#B0BEC5", "#B0BEC5", "#B0BEC5", "#B0BEC5", "#B0BEC5", "#B0BEC5", "#B0BEC5", "red", "#B0BEC5", "#B0BEC5", "#B0BEC5", "#B0BEC5", "#B0BEC5", "#B0BEC5", "#B0BEC5", "#B0BEC5", "#B0BEC5"]]}], "label": "Topic 40", "method": "update"}, {"args": [{"marker.color": [["#B0BEC5", "#B0BEC5", "#B0BEC5", "#B0BEC5", "#B0BEC5", "#B0BEC5", "#B0BEC5", "#B0BEC5", "#B0BEC5", "#B0BEC5", "#B0BEC5", "#B0BEC5", "#B0BEC5", "#B0BEC5", "#B0BEC5", "#B0BEC5", "#B0BEC5", "#B0BEC5", "#B0BEC5", "#B0BEC5", "#B0BEC5", "#B0BEC5", "#B0BEC5", "#B0BEC5", "#B0BEC5", "#B0BEC5", "#B0BEC5", "#B0BEC5", "#B0BEC5", "#B0BEC5", "#B0BEC5", "#B0BEC5", "#B0BEC5", "#B0BEC5", "#B0BEC5", "#B0BEC5", "#B0BEC5", "#B0BEC5", "#B0BEC5", "#B0BEC5", "#B0BEC5", "red", "#B0BEC5", "#B0BEC5", "#B0BEC5", "#B0BEC5", "#B0BEC5", "#B0BEC5", "#B0BEC5", "#B0BEC5"]]}], "label": "Topic 41", "method": "update"}, {"args": [{"marker.color": [["#B0BEC5", "#B0BEC5", "#B0BEC5", "#B0BEC5", "#B0BEC5", "#B0BEC5", "#B0BEC5", "#B0BEC5", "#B0BEC5", "#B0BEC5", "#B0BEC5", "#B0BEC5", "#B0BEC5", "#B0BEC5", "#B0BEC5", "#B0BEC5", "#B0BEC5", "#B0BEC5", "#B0BEC5", "#B0BEC5", "#B0BEC5", "#B0BEC5", "#B0BEC5", "#B0BEC5", "#B0BEC5", "#B0BEC5", "#B0BEC5", "#B0BEC5", "#B0BEC5", "#B0BEC5", "#B0BEC5", "#B0BEC5", "#B0BEC5", "#B0BEC5", "#B0BEC5", "#B0BEC5", "#B0BEC5", "#B0BEC5", "#B0BEC5", "#B0BEC5", "#B0BEC5", "#B0BEC5", "red", "#B0BEC5", "#B0BEC5", "#B0BEC5", "#B0BEC5", "#B0BEC5", "#B0BEC5", "#B0BEC5"]]}], "label": "Topic 42", "method": "update"}, {"args": [{"marker.color": [["#B0BEC5", "#B0BEC5", "#B0BEC5", "#B0BEC5", "#B0BEC5", "#B0BEC5", "#B0BEC5", "#B0BEC5", "#B0BEC5", "#B0BEC5", "#B0BEC5", "#B0BEC5", "#B0BEC5", "#B0BEC5", "#B0BEC5", "#B0BEC5", "#B0BEC5", "#B0BEC5", "#B0BEC5", "#B0BEC5", "#B0BEC5", "#B0BEC5", "#B0BEC5", "#B0BEC5", "#B0BEC5", "#B0BEC5", "#B0BEC5", "#B0BEC5", "#B0BEC5", "#B0BEC5", "#B0BEC5", "#B0BEC5", "#B0BEC5", "#B0BEC5", "#B0BEC5", "#B0BEC5", "#B0BEC5", "#B0BEC5", "#B0BEC5", "#B0BEC5", "#B0BEC5", "#B0BEC5", "#B0BEC5", "red", "#B0BEC5", "#B0BEC5", "#B0BEC5", "#B0BEC5", "#B0BEC5", "#B0BEC5"]]}], "label": "Topic 43", "method": "update"}, {"args": [{"marker.color": [["#B0BEC5", "#B0BEC5", "#B0BEC5", "#B0BEC5", "#B0BEC5", "#B0BEC5", "#B0BEC5", "#B0BEC5", "#B0BEC5", "#B0BEC5", "#B0BEC5", "#B0BEC5", "#B0BEC5", "#B0BEC5", "#B0BEC5", "#B0BEC5", "#B0BEC5", "#B0BEC5", "#B0BEC5", "#B0BEC5", "#B0BEC5", "#B0BEC5", "#B0BEC5", "#B0BEC5", "#B0BEC5", "#B0BEC5", "#B0BEC5", "#B0BEC5", "#B0BEC5", "#B0BEC5", "#B0BEC5", "#B0BEC5", "#B0BEC5", "#B0BEC5", "#B0BEC5", "#B0BEC5", "#B0BEC5", "#B0BEC5", "#B0BEC5", "#B0BEC5", "#B0BEC5", "#B0BEC5", "#B0BEC5", "#B0BEC5", "red", "#B0BEC5", "#B0BEC5", "#B0BEC5", "#B0BEC5", "#B0BEC5"]]}], "label": "Topic 44", "method": "update"}, {"args": [{"marker.color": [["#B0BEC5", "#B0BEC5", "#B0BEC5", "#B0BEC5", "#B0BEC5", "#B0BEC5", "#B0BEC5", "#B0BEC5", "#B0BEC5", "#B0BEC5", "#B0BEC5", "#B0BEC5", "#B0BEC5", "#B0BEC5", "#B0BEC5", "#B0BEC5", "#B0BEC5", "#B0BEC5", "#B0BEC5", "#B0BEC5", "#B0BEC5", "#B0BEC5", "#B0BEC5", "#B0BEC5", "#B0BEC5", "#B0BEC5", "#B0BEC5", "#B0BEC5", "#B0BEC5", "#B0BEC5", "#B0BEC5", "#B0BEC5", "#B0BEC5", "#B0BEC5", "#B0BEC5", "#B0BEC5", "#B0BEC5", "#B0BEC5", "#B0BEC5", "#B0BEC5", "#B0BEC5", "#B0BEC5", "#B0BEC5", "#B0BEC5", "#B0BEC5", "red", "#B0BEC5", "#B0BEC5", "#B0BEC5", "#B0BEC5"]]}], "label": "Topic 45", "method": "update"}, {"args": [{"marker.color": [["#B0BEC5", "#B0BEC5", "#B0BEC5", "#B0BEC5", "#B0BEC5", "#B0BEC5", "#B0BEC5", "#B0BEC5", "#B0BEC5", "#B0BEC5", "#B0BEC5", "#B0BEC5", "#B0BEC5", "#B0BEC5", "#B0BEC5", "#B0BEC5", "#B0BEC5", "#B0BEC5", "#B0BEC5", "#B0BEC5", "#B0BEC5", "#B0BEC5", "#B0BEC5", "#B0BEC5", "#B0BEC5", "#B0BEC5", "#B0BEC5", "#B0BEC5", "#B0BEC5", "#B0BEC5", "#B0BEC5", "#B0BEC5", "#B0BEC5", "#B0BEC5", "#B0BEC5", "#B0BEC5", "#B0BEC5", "#B0BEC5", "#B0BEC5", "#B0BEC5", "#B0BEC5", "#B0BEC5", "#B0BEC5", "#B0BEC5", "#B0BEC5", "#B0BEC5", "red", "#B0BEC5", "#B0BEC5", "#B0BEC5"]]}], "label": "Topic 46", "method": "update"}, {"args": [{"marker.color": [["#B0BEC5", "#B0BEC5", "#B0BEC5", "#B0BEC5", "#B0BEC5", "#B0BEC5", "#B0BEC5", "#B0BEC5", "#B0BEC5", "#B0BEC5", "#B0BEC5", "#B0BEC5", "#B0BEC5", "#B0BEC5", "#B0BEC5", "#B0BEC5", "#B0BEC5", "#B0BEC5", "#B0BEC5", "#B0BEC5", "#B0BEC5", "#B0BEC5", "#B0BEC5", "#B0BEC5", "#B0BEC5", "#B0BEC5", "#B0BEC5", "#B0BEC5", "#B0BEC5", "#B0BEC5", "#B0BEC5", "#B0BEC5", "#B0BEC5", "#B0BEC5", "#B0BEC5", "#B0BEC5", "#B0BEC5", "#B0BEC5", "#B0BEC5", "#B0BEC5", "#B0BEC5", "#B0BEC5", "#B0BEC5", "#B0BEC5", "#B0BEC5", "#B0BEC5", "#B0BEC5", "red", "#B0BEC5", "#B0BEC5"]]}], "label": "Topic 47", "method": "update"}, {"args": [{"marker.color": [["#B0BEC5", "#B0BEC5", "#B0BEC5", "#B0BEC5", "#B0BEC5", "#B0BEC5", "#B0BEC5", "#B0BEC5", "#B0BEC5", "#B0BEC5", "#B0BEC5", "#B0BEC5", "#B0BEC5", "#B0BEC5", "#B0BEC5", "#B0BEC5", "#B0BEC5", "#B0BEC5", "#B0BEC5", "#B0BEC5", "#B0BEC5", "#B0BEC5", "#B0BEC5", "#B0BEC5", "#B0BEC5", "#B0BEC5", "#B0BEC5", "#B0BEC5", "#B0BEC5", "#B0BEC5", "#B0BEC5", "#B0BEC5", "#B0BEC5", "#B0BEC5", "#B0BEC5", "#B0BEC5", "#B0BEC5", "#B0BEC5", "#B0BEC5", "#B0BEC5", "#B0BEC5", "#B0BEC5", "#B0BEC5", "#B0BEC5", "#B0BEC5", "#B0BEC5", "#B0BEC5", "#B0BEC5", "red", "#B0BEC5"]]}], "label": "Topic 48", "method": "update"}, {"args": [{"marker.color": [["#B0BEC5", "#B0BEC5", "#B0BEC5", "#B0BEC5", "#B0BEC5", "#B0BEC5", "#B0BEC5", "#B0BEC5", "#B0BEC5", "#B0BEC5", "#B0BEC5", "#B0BEC5", "#B0BEC5", "#B0BEC5", "#B0BEC5", "#B0BEC5", "#B0BEC5", "#B0BEC5", "#B0BEC5", "#B0BEC5", "#B0BEC5", "#B0BEC5", "#B0BEC5", "#B0BEC5", "#B0BEC5", "#B0BEC5", "#B0BEC5", "#B0BEC5", "#B0BEC5", "#B0BEC5", "#B0BEC5", "#B0BEC5", "#B0BEC5", "#B0BEC5", "#B0BEC5", "#B0BEC5", "#B0BEC5", "#B0BEC5", "#B0BEC5", "#B0BEC5", "#B0BEC5", "#B0BEC5", "#B0BEC5", "#B0BEC5", "#B0BEC5", "#B0BEC5", "#B0BEC5", "#B0BEC5", "#B0BEC5", "red"]]}], "label": "Topic 49", "method": "update"}]}], "title": {"font": {"color": "Black", "size": 22}, "text": "<b>Intertopic Distance Map", "x": 0.5, "xanchor": "center", "y": 0.95, "yanchor": "top"}, "width": 650, "xaxis": {"anchor": "y", "domain": [0, 1], "range": [-8.694, 20.25], "title": {"text": ""}, "visible": false}, "yaxis": {"anchor": "x", "domain": [0, 1], "range": [-15.53, 21.52], "title": {"text": ""}, "visible": false}}}
